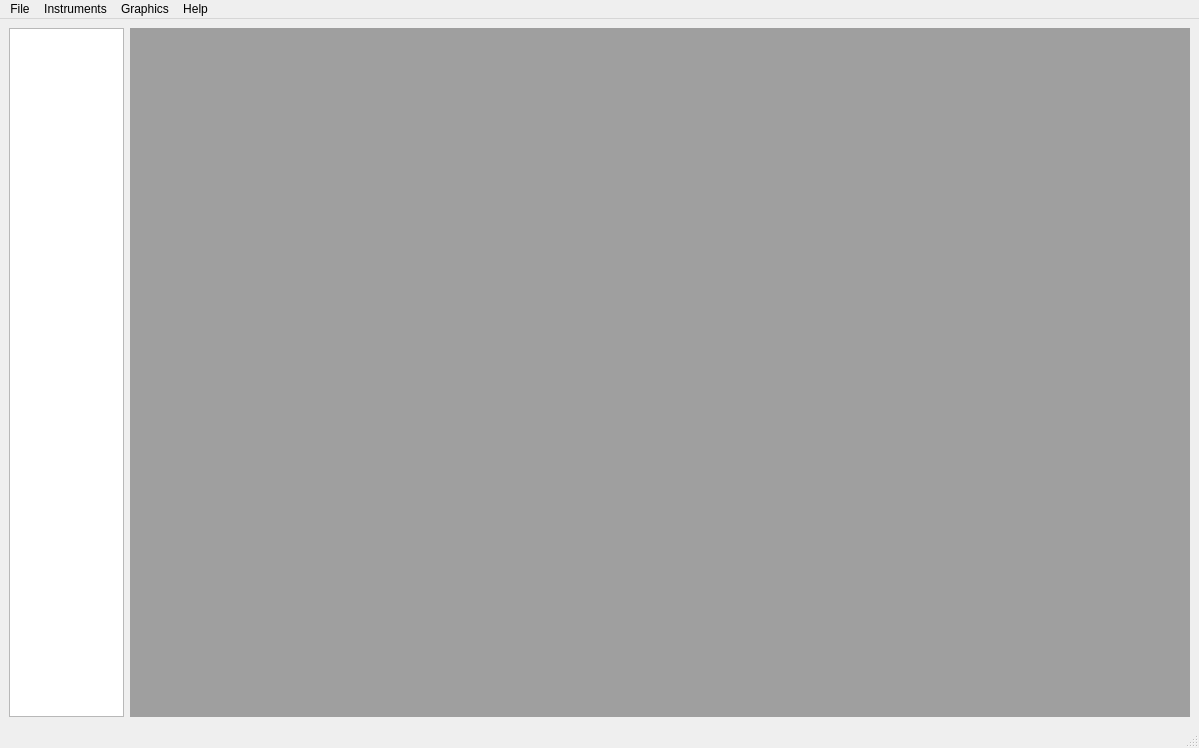
<?xml version="1.0" encoding="UTF-8"?>
<ui version="4.0">
 <class>MainWindow</class>
 <widget class="QMainWindow" name="MainWindow">
  <property name="geometry">
   <rect>
    <x>0</x>
    <y>0</y>
    <width>1199</width>
    <height>748</height>
   </rect>
  </property>
  <property name="minimumSize">
   <size>
    <width>800</width>
    <height>500</height>
   </size>
  </property>
  <property name="maximumSize">
   <size>
    <width>16777215</width>
    <height>16777215</height>
   </size>
  </property>
  <property name="windowTitle">
   <string>MainWindow</string>
  </property>
  <widget class="QWidget" name="centralwidget">
   <property name="minimumSize">
    <size>
     <width>800</width>
     <height>500</height>
    </size>
   </property>
   <property name="maximumSize">
    <size>
     <width>16777215</width>
     <height>16777215</height>
    </size>
   </property>
   <layout class="QHBoxLayout" name="horizontalLayout">
    <item>
     <widget class="QTreeView" name="file_info">
      <property name="minimumSize">
       <size>
        <width>100</width>
        <height>500</height>
       </size>
      </property>
      <property name="maximumSize">
       <size>
        <width>350</width>
        <height>16777215</height>
       </size>
      </property>
     </widget>
    </item>
    <item>
     <widget class="QMdiArea" name="widgets_area">
      <property name="minimumSize">
       <size>
        <width>1060</width>
        <height>676</height>
       </size>
      </property>
     </widget>
    </item>
   </layout>
  </widget>
  <widget class="QMenuBar" name="menubar">
   <property name="geometry">
    <rect>
     <x>0</x>
     <y>0</y>
     <width>1199</width>
     <height>33</height>
    </rect>
   </property>
   <widget class="QMenu" name="menuFile">
    <property name="title">
     <string>File</string>
    </property>
    <addaction name="actionNew"/>
    <addaction name="actionOpen_project"/>
    <addaction name="actionSave_project"/>
    <addaction name="actionSave_project_as"/>
    <addaction name="actionQuit"/>
   </widget>
   <widget class="QMenu" name="menuInstruments">
    <property name="title">
     <string>Instruments</string>
    </property>
    <addaction name="actionCreate_new_gallery"/>
    <addaction name="actionDelete_gallery"/>
    <addaction name="actionData_export"/>
   </widget>
   <widget class="QMenu" name="menuGraphics">
    <property name="title">
     <string>Graphics</string>
    </property>
   </widget>
   <widget class="QMenu" name="menuHelp">
    <property name="title">
     <string>Help</string>
    </property>
    <addaction name="actionHelp"/>
    <addaction name="actionAbout"/>
   </widget>
   <addaction name="menuFile"/>
   <addaction name="menuInstruments"/>
   <addaction name="menuGraphics"/>
   <addaction name="menuHelp"/>
  </widget>
  <widget class="QStatusBar" name="statusbar"/>
  <action name="actionNew">
   <property name="text">
    <string>New project</string>
   </property>
   <property name="shortcut">
    <string>Ctrl+N</string>
   </property>
  </action>
  <action name="actionOpen_project">
   <property name="text">
    <string>Open project</string>
   </property>
   <property name="shortcut">
    <string>Ctrl+O</string>
   </property>
  </action>
  <action name="actionSave_project">
   <property name="text">
    <string>Save project</string>
   </property>
   <property name="shortcut">
    <string>Ctrl+S</string>
   </property>
  </action>
  <action name="actionSave_project_as">
   <property name="text">
    <string>Save project as...</string>
   </property>
   <property name="shortcut">
    <string>Ctrl+Shift+S</string>
   </property>
  </action>
  <action name="actionQuit">
   <property name="text">
    <string>Quit</string>
   </property>
   <property name="shortcut">
    <string>Ctrl+Q</string>
   </property>
  </action>
  <action name="actionCreate_new_gallery">
   <property name="text">
    <string>Create new gallery</string>
   </property>
  </action>
  <action name="actionDelete_gallery">
   <property name="text">
    <string>Delete gallery</string>
   </property>
  </action>
  <action name="actionData_export">
   <property name="text">
    <string>Data export</string>
   </property>
  </action>
  <action name="actionHelp">
   <property name="text">
    <string>Help</string>
   </property>
   <property name="shortcut">
    <string>F8</string>
   </property>
  </action>
  <action name="actionAbout">
   <property name="text">
    <string>About</string>
   </property>
  </action>
 </widget>
 <resources/>
 <connections/>
</ui>
